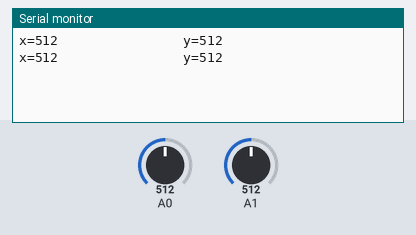
A sketch run on a simulated Arduino Uno, built with avr-gcc and run on an emulated ATmega328P. Parts: the last lines printed to the serial monitor. Inputs (shaded band) come from the test bench; at power-on: A0 = 512, A1 = 512.

Above: at 1.8 s.
1.9 s: A0 set to 436
At 2.7 s:
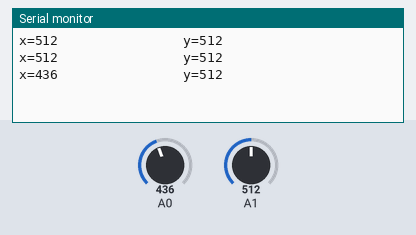
3.4 s: A0 set to 411
At 4.8 s:
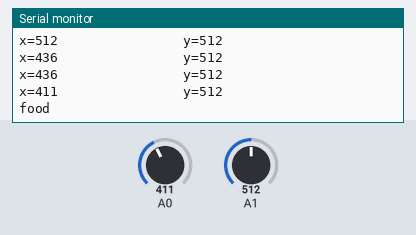
Timing chart, 0 to 6.4 s (numbered marks = the images above; inputs shaded):
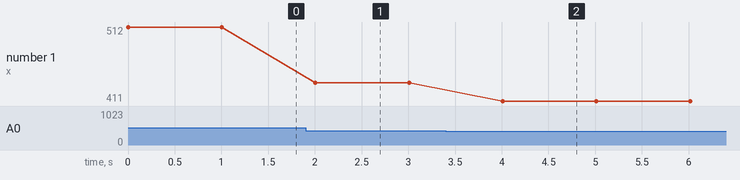

The sketch:

f1.ino
```cpp
#include <SoftwareSerial.h>
SoftwareSerial BTserial(10, 11); // RX | TX
int x,y,se=25;
void setup() {
    Serial.begin(9600);
    BTserial.begin(9600);

}

void loop() {
   x=analogRead(A0);
   Serial.print("x=");
   Serial.print(x);
   Serial.print("                ");
   y=analogRead(A1);
   Serial.print("y=");
   Serial.println(y);
if(x>400 && x<420){
 Serial.print("food");
 se=0;
 }
if(x>270 && x<295){
 Serial.print("water");
 se=1;
  }
if(x>390 && x<395 && y>310 && y<325){
 Serial.print("emergency");
 se=2;
  }
 if(x>260 && x<270 && y>330 && y<340){
Serial.print("medicine");
se=3;
}
BTserial.print(se);
delay(1000);

}
```

Measured:
- the behaviour switches between 420 and 419 on A0 (found by bisection; images 1 and 2)
- after the input at 1.9 s, the serial monitor: prints a new line after 0.11 s (image 1)
- after the input at 3.4 s, the serial monitor: prints a new line after 0.61 s (image 2)
- plotted number 1: 512 → 436 after the input at 1.9 s, 436 → 411 after the input at 3.4 s
